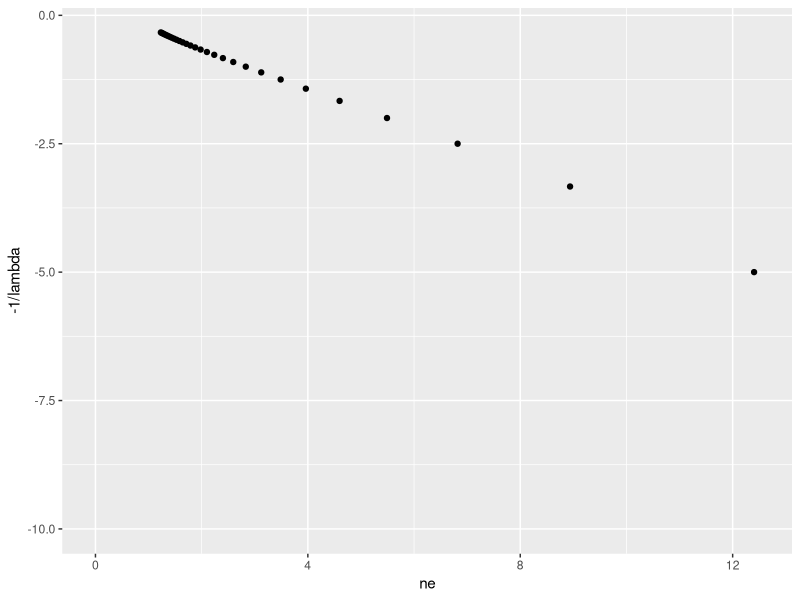

Source code (R):
library(tidyverse)

neff <- function(lambda) {
  pi <- exp(-lambda*(0:19))
  C <- sum(pi)
  pi <- pi/C
  exp(-sum(pi*log(pi)))
}

df <- data.frame(lambda = (0:30)/10, ne = vapply((0:30)/10, neff, numeric(1)))
ggplot(df, aes(ne, -1/lambda)) + geom_point() + xlim(0, 12.5)
